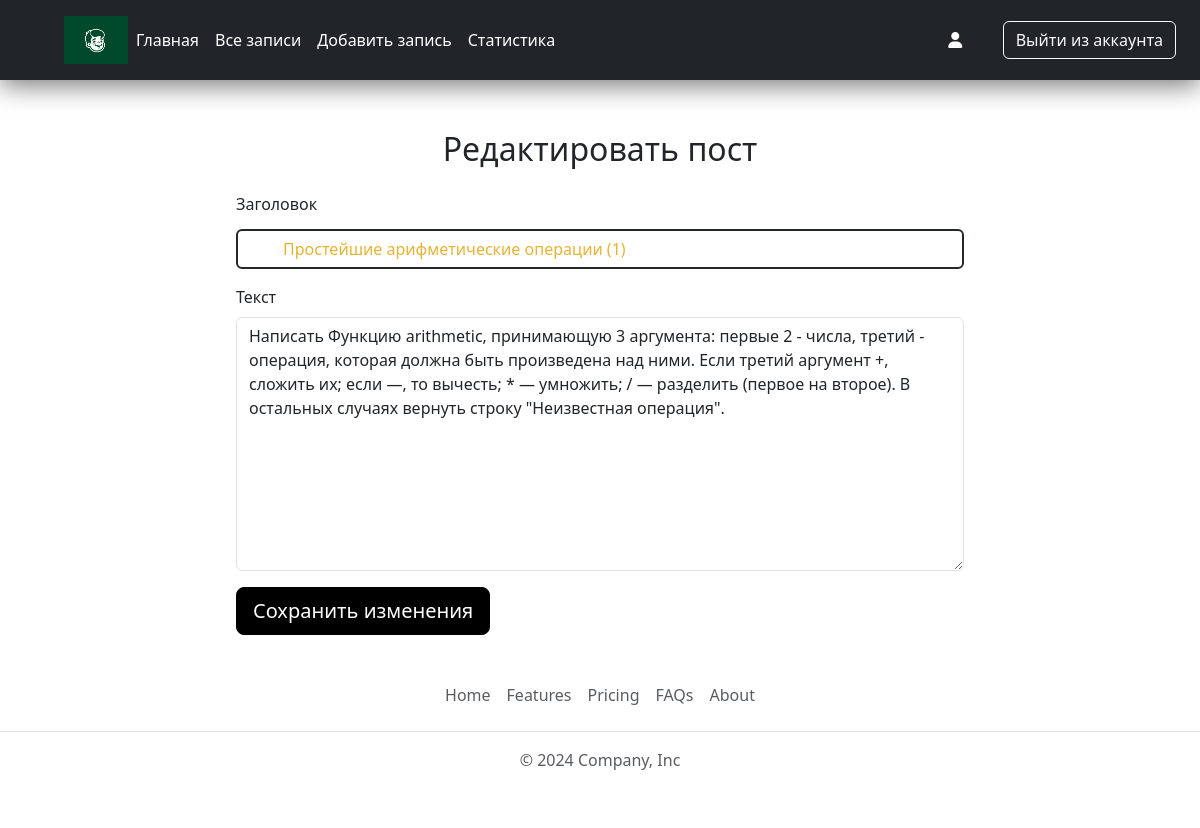
/edit_post/2 (signed in), run on the app's committed database.
### app.py (models this page shows, shortened)
class Post(db.Model):
    id = db.Column(db.Integer, primary_key=True)
    title = db.Column(db.String(300), nullable=False)
    text = db.Column(db.Text, nullable=False)
    user_id = db.Column(db.Integer, db.ForeignKey('user.id'))
    user = db.relationship("User", back_populates="posts")
    comments = db.relationship('Comment', back_populates='post', cascade='all, delete-orphan')

### app.py (the view, shortened to what this page needs)
@app.route('/edit_post/<int:post_id>', methods=['GET', 'POST'])
def edit_post(post_id):
    post = Post.query.get_or_404(post_id)
    if not g.user or not g.user.is_admin():
        abort(403)  # Если не админ, возвращаем ошибку 403 Forbidden
    return render_template('edit_post.html', post=post)

### app.py (called while the page is built)
@login_manager.user_loader
def load_user(user_id):
    return User.query.get(int(user_id))

@app.before_request
def before_request():
    g.user = None
    if 'user_id' in session:
        user = User.query.filter_by(id=session['user_id']).first()
        g.user = user

    def is_admin(self):
        return self.role == 'admin'

### templates/edit_post.html (shortened to what this page needs)
{% extends 'base.html' %}
{% block content %}
<div class="container">
  <form class="col-md-8 mx-auto mt-5" method="POST">
    <h2 class="text-center mb-4">Редактировать пост</h2>
    <div class="mb-3">
      <label for="title" class="form-label">Заголовок</label>
      <input type="text" class="form-control" id="title" name="title" value="{{ post.title }}" required>
    </div>
    <div class="mb-3">
      <label for="text" class="form-label">Текст</label>
      <textarea class="form-control" id="text" name="text" rows="10" required>{{ post.text }}</textarea>
    </div>
    <button type="submit" class="btn btn-primary btn-lg">Сохранить изменения</button>
  </form>
</div>
{% endblock %}

### static/css/main.css (style rules this page uses)
*, *:after, *:before { box-sizing: border-box; }
form { position: relative; }
input { width: 100%; padding: 5px; height: 40px; border-radius: 3px; margin: 5px 0; outline: none; }
input[type=text] { background: transparent; border: 2px solid #22272d; padding-left: 45px; color: #e6b333; }
h2 { margin-top: 50px; }
.btn-primary { background-color: #000000; border-color: #000000; color: #ffffff; }

### data on the page
Post: title "Простейшие арифметические операции (1)", text "Написать Функцию arithmetic, принимающую 3 аргумента: первые 2 - числа, третий - операция, которая должна быть произведена над ними. Если третий аргумент +, сложить их; если —, то вычесть; * — умножить; / — разделить (первое на второе). В остальных случаях вернуть строку \"Неизвестная операция\"."
